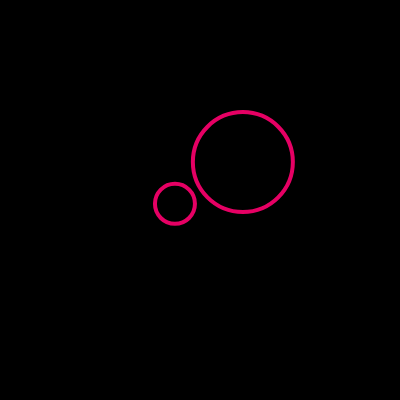
Frame 1 (no input)
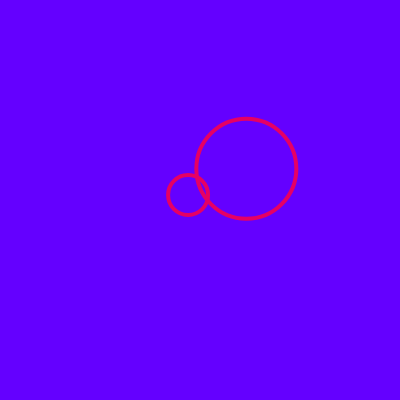
Frame 60 (no input)
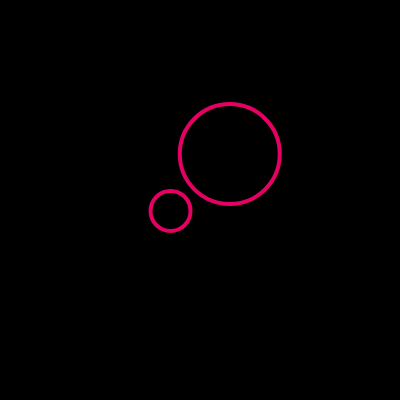
Frame 120 (the mouse pressed at the canvas centre since frame 60)

The p5.js sketch that drew these frames (run headless with seeded random() and noise() and a simulated clock; from frame 60 on, the mouse is pressed at the canvas centre):

// p5.js sketch
// ── sketch.js
let bubble1;
let bubble2;
function setup() {
  createCanvas(400, 400);
  bubble1 = new Bubble(random(100,300),random(100,400),50);
  bubble2 = new Bubble(random(100,200),random(100,400),20);
}

function draw() {
  background(0);

  if(bubble1.intersects(bubble2)){
  background(100, 0, 255);
  }

  bubble1.show()
  bubble2.show()
  bubble1.move()
  bubble2.move()
}
class Bubble{
  constructor(tempX,tempY,tempR){
    this.x = tempX;
    this.y = tempY;
    this.r = tempR;
  }

  intersects(other){
    let d = dist(this.x,this.y,other.x,other.y);
    return (d < this.r + other.r)

  }

  show(){
    noFill()
    strokeWeight(4);
    stroke(230,0,100);
    ellipse(this.x,this.y,this.r * 2);
  }

  move(){
    this.x = this.x + random(-5,5);
    this.y = this.y + random(-5,5);
  }
}
